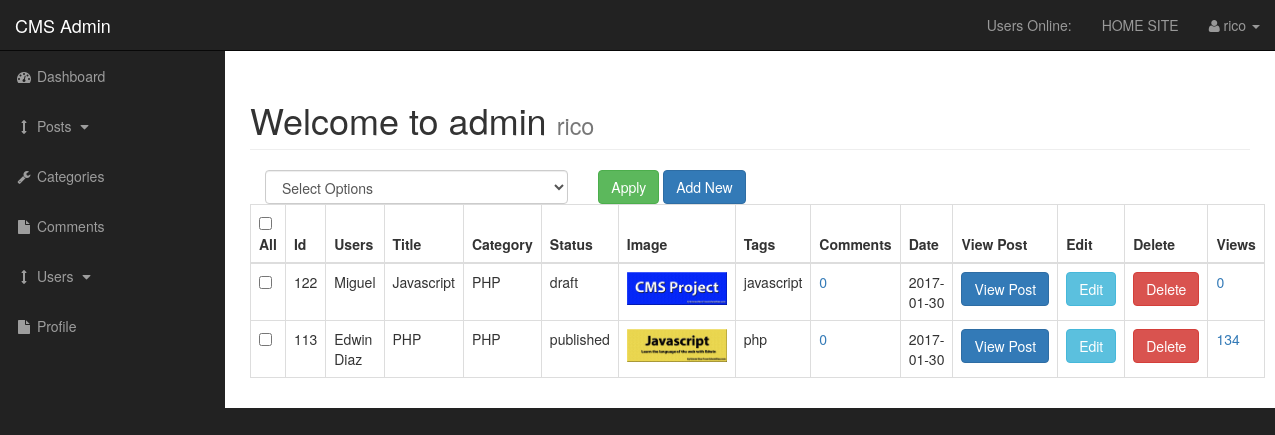
Before: /admin/posts.php (signed in) with the older database file.
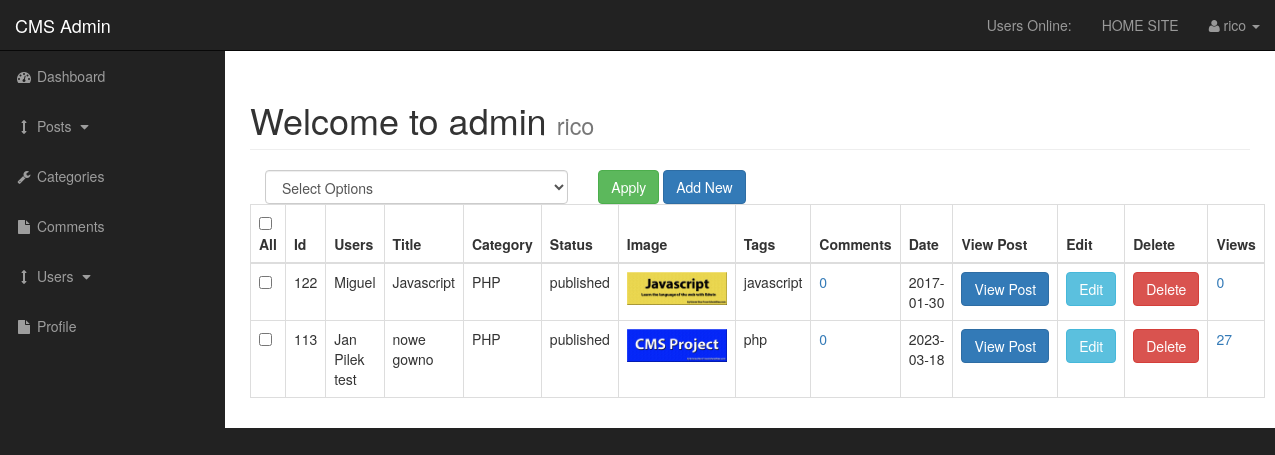
After: the same page with the newer database file.
### tables this page shows
CREATE TABLE `posts` (
  `post_id` int(3) NOT NULL,
  `post_category_id` int(3) NOT NULL,
  `post_title` varchar(255) NOT NULL,
  `post_author` varchar(255) NOT NULL,
  `post_user` varchar(255) NOT NULL,
  `post_date` date NOT NULL,
  `post_image` text NOT NULL,
  `post_content` text NOT NULL,
  `post_tags` varchar(255) NOT NULL,
  `post_comment_count` varchar(255) NOT NULL,
  `post_status` varchar(255) NOT NULL DEFAULT 'draft',
  `post_views_count` int(11) NOT NULL,
  `likes` int(11) NOT NULL
);

CREATE TABLE `categories` (
  `cat_id` int(3) NOT NULL,
  `cat_title` varchar(255) NOT NULL
);

### admin/includes/view_all_posts.php (the view, shortened to what this page needs)
<form action="" method='post'>
    <table class="table table-bordered table-hover">
        <div id="bulkOptionContainer" class="col-xs-4">
            <select class="form-control" name="bulk_options" id="">
                <option value="">Select Options</option>
            </select>
        </div>
        <div class="col-xs-4">
            <input type="submit" name="submit" class="btn btn-success" value="Apply">
            <a class="btn btn-primary" href="posts.php?source=add_post">Add New</a>
        </div>
        <thead>
        <tr>
            <th><input id="selectAllBoxes" type="checkbox"> All</th>
            <th>Id</th>
            <th>Users</th>
            <th>Title</th>
            <th>Category</th>
            <th>Status</th>
            <th>Image</th>
            <th>Tags</th>
            <th>Comments</th>
            <th>Date</th>
            <th>View Post</th>
            <th>Edit</th>
            <th>Delete</th>
            <th>Views</th>
        </tr>
        </thead>
        <tbody>
        <?php
        $user = $_SESSION['username'];
        $query = "SELECT posts.post_id, posts.post_author, posts.post_user, posts.post_title, posts.post_category_id, posts.post_status, posts.post_image, ";
        $query .= "posts.post_tags, posts.post_comment_count, posts.post_date, posts.post_views_count, categories.cat_id, categories.cat_title ";
        $query .= "FROM posts LEFT JOIN categories ON posts.post_category_id = categories.cat_id WHERE post_user = '$user' ORDER BY posts.post_id DESC ";
        $select_posts = mysqli_query($connection, $query);
        while ($row = mysqli_fetch_assoc($select_posts)) {
            $post_id = $row['post_id'];
            $post_author = $row['post_author'];
            $post_user = $row['post_user'];
            $post_title = $row['post_title'];
            $post_status = $row['post_status'];
            $post_image = $row['post_image'];
            $post_tags = $row['post_tags'];
            $post_date = $row['post_date'];
            $post_views_count = $row['post_views_count'];
            $category_title = $row['cat_title'];
            echo "<tr>";
            ?>
            <td><input class='checkBoxes' type='checkbox' name='checkBoxArray[]' value='<?php echo $post_id; ?>'></td>
            <?php
            echo "<td>$post_id </td>";
            if (!empty($post_author)) {
                echo "<td>$post_author</td>";
            } elseif (!empty($post_user)) {
                echo "<td>$post_user</td>";
            }
            echo "<td>$post_title</td>";
            echo "<td>$category_title</td>";
            echo "<td>$post_status</td>";
            echo "<td><img width='100' src='/admin/images/$post_image' alt='image'></td>";
            echo "<td>$post_tags</td>";
            $query = "SELECT * FROM comments WHERE comment_post_id = $post_id";
            $send_comment_query = mysqli_query($connection, $query);
            $count_comments = mysqli_num_rows($send_comment_query);
            echo "<td><a href='post_comments.php?id=$post_id'>$count_comments</a></td>";
            echo "<td>$post_date</td>";
            echo "<td><a class='btn btn-primary' href='../post.php?p_id={$post_id}'>View Post</a></td>";
            echo "<td><a class='btn btn-info' href='posts.php?source=edit_post&p_id={$post_id}'>Edit</a></td>";
            ?>
            <form method="post">
                <?php
                echo '<td><input class="btn btn-danger" type="submit" name="delete" value="Delete"></td>';
                ?>
            </form>
            <?php
            echo "<td><a href='posts.php?reset={$post_id}'>{$post_views_count}</a></td>";
            echo "</tr>";
        }
        ?>
        </tbody>
    </table>
</form>

Changed rows visible on the page:
changed posts "Miguel": post_status "draft" → "published"; post_image: a different picture
changed posts "php": post_author "Edwin Diaz" → "Jan Pilek test"; post_title "PHP" → "nowe gowno"; post_image: a different picture; post_date "2017-01-30" → "2023-03-18"; post_views_count "134" → "27"
